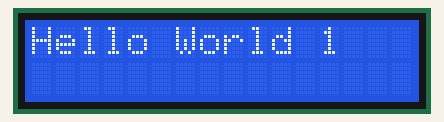
The sketch below on a simulated Arduino Uno, built with avr-gcc and run on an emulated ATmega328P. Shown: 16×2 character LCD.

Above: at 0.1 s.
At 1.1 s:
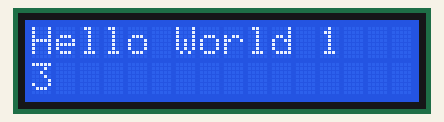
At 1.6 s:
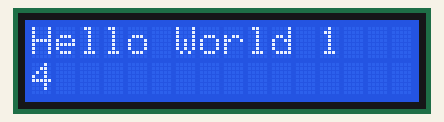
At 2.6 s:
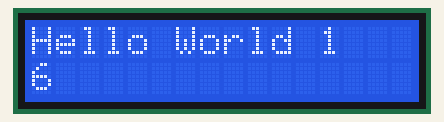
At 4.1 s:
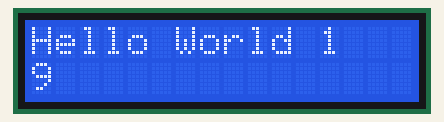
At 5.6 s:
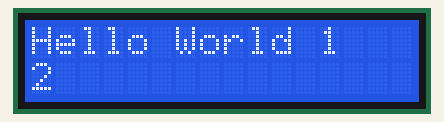

The sketch:

LCD_Display.ino
```cpp
#include <LiquidCrystal.h>

// initialize the library by associating any needed LCD interface pin
// with the arduino pin number it is connected to
const int rs = 2, en = 3, d4 = 4, d5 = 5, d6 = 6, d7 = 7;
LiquidCrystal lcd(rs, en, d4, d5, d6, d7);

void setup() {
  // set up the LCD's number of columns and rows:
  lcd.begin(16, 2);
  // Print a message to the LCD.

}

void loop() {
  // set the cursor to column 0, line 1
  // (note: line 1 is the second row, since counting begins with 0):
  lcd.setCursor(0, 0 );

 lcd.print("Hello World ");
 for (int  i = 1; i<=10;i++){
  lcd.print(i);
  lcd.setCursor(0,1);
  delay(500);
 }
 lcd.clear();

}
```

Measured:
- by itself, everything shown: repeats every 5.0 s, in 11 steps
- what the display in image 1 shows lasts 0.5 s, from 1.1 s to 1.6 s
